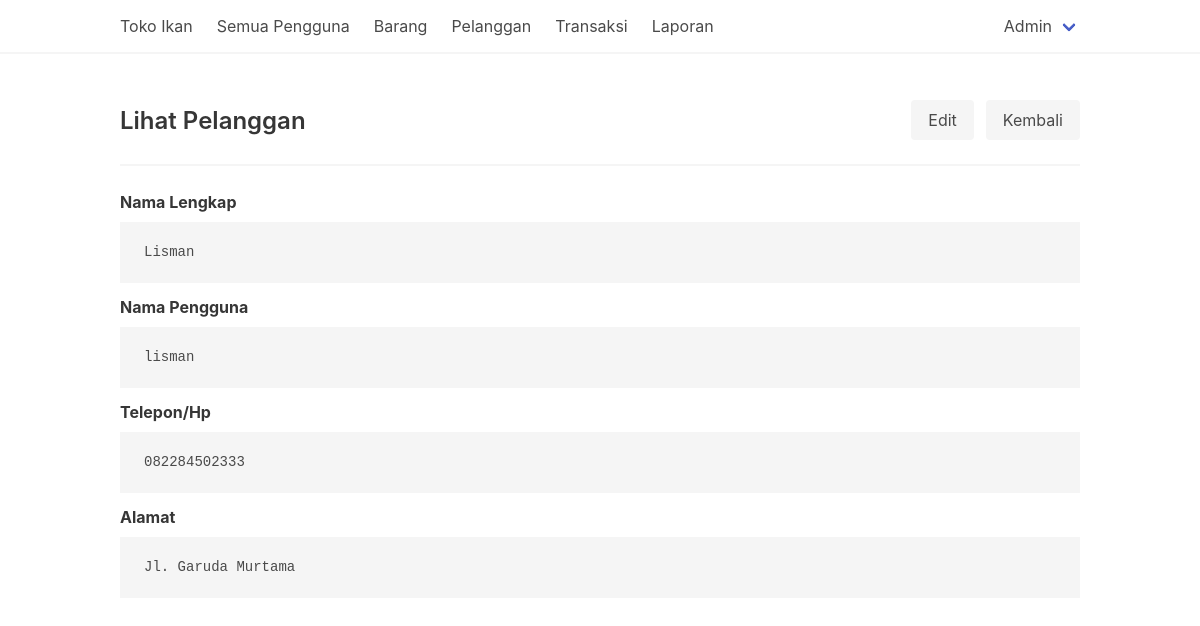
The page /pelanggan-show.php?id=9 (signed in) on the database its author committed.
### tables this page shows
CREATE TABLE `users` (
  `id_user_055` int(11) NOT NULL,
  `nama_user_055` varchar(40) NOT NULL,
  `username_user_055` varchar(30) NOT NULL,
  `password_user_055` varchar(255) NOT NULL,
  `telepon_user_055` varchar(20) NOT NULL,
  `alamat_user_055` varchar(80) NOT NULL,
  `role_user_055` enum('admin','waiter','owner','customer') DEFAULT 'customer'
);

### pelanggan-show.php (the view, shortened to what this page needs)
<?php
require_once "template/theHeader.php";
?>
<div class="level">
    <div class="level-left">
        <div class="level-item">
            <h1 class="title is-4">Lihat Pelanggan</h1>
        </div>
    </div>
    <div class="level-right">
        <div class="level-item">
            <a href="pelanggan-edit.php?id=<?= $_GET['id'] ?>" class="button is-light">Edit</a>
        </div>
        <div class="level-item">
            <a href="pelanggan.php" class="button is-light">Kembali</a>
        </div>
    </div>
</div>
<hr>
<?php
if (isset($_GET['id'])) {
    $query = $conn->query(sprintf("SELECT * FROM users WHERE id_user_055 = %s", $_GET['id']));
    $item = $query->fetch_object();
} else {
    return header('Location:pelanggan.php');
}
?>
<div class="field">
    <label class="label">Nama Lengkap</label>
    <pre><?= $item->nama_user_055; ?></pre>
</div>
<div class="field">
    <label class="label">Nama Pengguna</label>
    <pre><?= $item->username_user_055; ?></pre>
</div>
<div class="field">
    <label class="label">Telepon/Hp</label>
    <pre><?= $item->telepon_user_055; ?></pre>
</div>
<div class="field">
    <label class="label">Alamat</label>
    <pre><?= $item->alamat_user_055; ?></pre>
</div>
<?php
require_once "template/theFooter.php"
?>

### rows shown on the page
users: nama_user_055 "Lisman", username_user_055 "lisman", telepon_user_055 "082284502333", alamat_user_055 "Jl. Garuda Murtama"

### other values the page prints
$_SESSION['name'] "Admin"
